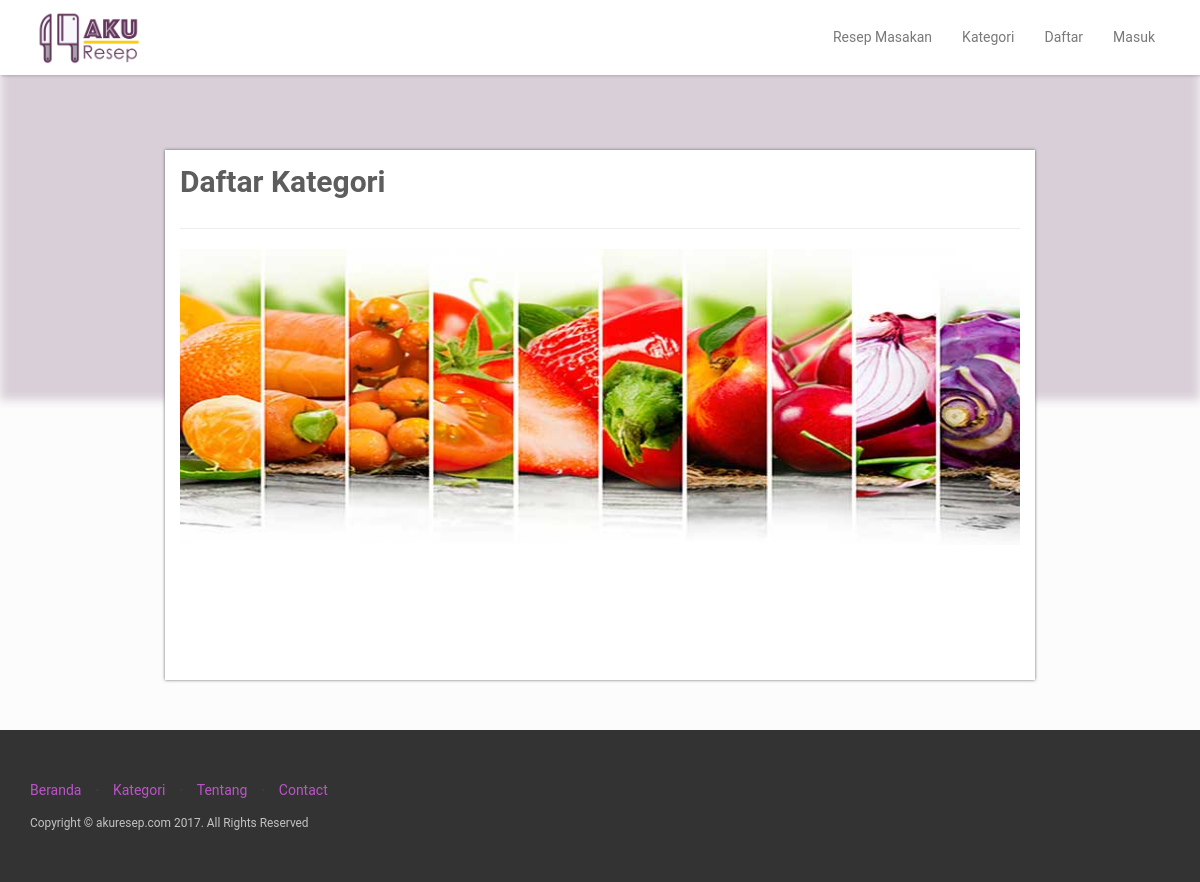
Page /index.php?c=kategori on the earlier database version.
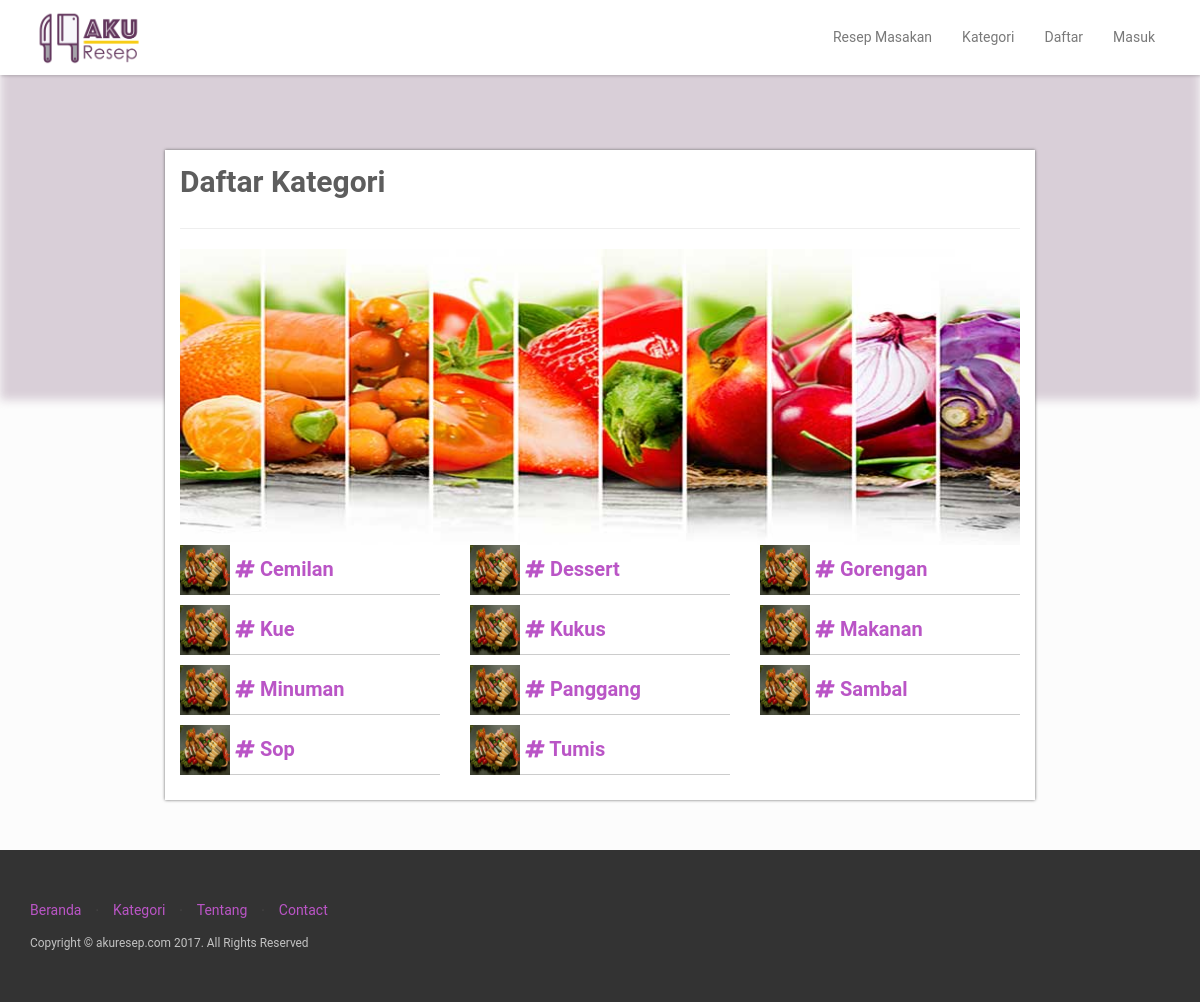
Same page on the later database version.
### tables this page shows
CREATE TABLE `kategori` (
  `id` int(11) NOT NULL AUTO_INCREMENT,
  `nama` varchar(100) DEFAULT NULL,
  `deskripsi` text,
  `gambar` varchar(200) DEFAULT NULL,
  PRIMARY KEY (`id`)
);

### controller/BaseController.php (called while the page is built, shortened)
<?php
  class BaseController
  {
    public $conn;
    public function bukaDb () {
      $this->conn = mysqli_connect("localhost","root","","akuresep");
    }
    public function view($viewName,$data = [])
    {
      include($viewName);
      $view = ob_get_contents();
      return $view;
    }
    public function getDataAsObject($query) {
      $hasil = [];
      if ($result=mysqli_query($this->conn ,$query))
      {
        while($row = mysqli_fetch_object($result)){
          array_push($hasil, $row);
        }
      }
      return $hasil;
    }
  }
?>

### view/kategori/list.php (the view, shortened to what this page needs)
<?php
include('./view/layout/header.php');
?>
<section class="content-section">
      <div class="container page kategori">
        <div class="box-content">
          <div class="kategori-container">
            <h1 class="box-title">Daftar Kategori</h1>
            <hr>
            <img src="statics/image/kategori.jpg" class="img-responsive" alt="Kategori">
            <div class="row">
              <?php foreach ($data['kategories'] as $kategori): ?>
              <div class="col-md-4">
                <div class="kategori-list">
                  <img src="statics/image/<?php echo $kategori->gambar ? : "no-image.png"?>" width="50" height="50">
                  <a href="index.php?c=kategori&m=detail&id_kategori=<?php echo $kategori->id ?>"><i class="fa fa-hashtag"></i> <?php echo $kategori->nama ?></a>
                </div>
              </div>
              <?php endforeach ?>
            </div>
          </div>
        </div>
      </div>
</section>
<?php
include('./view/layout/footer.php');
?>

Differences in the rows shown:
added kategori: gambar (picture), nama "Cemilan"
added kategori: gambar (picture), nama "Dessert"
added kategori: gambar (picture), nama "Gorengan"
added kategori: gambar (picture), nama "Kue"
added kategori: gambar (picture), nama "Kukus"
added kategori: gambar (picture), nama "Makanan"
added kategori: gambar (picture), nama "Minuman"
added kategori: gambar (picture), nama "Panggang"
added kategori: gambar (picture), nama "Sambal"
added kategori: gambar (picture), nama "Sop"
added kategori: gambar (picture), nama "Tumis"
